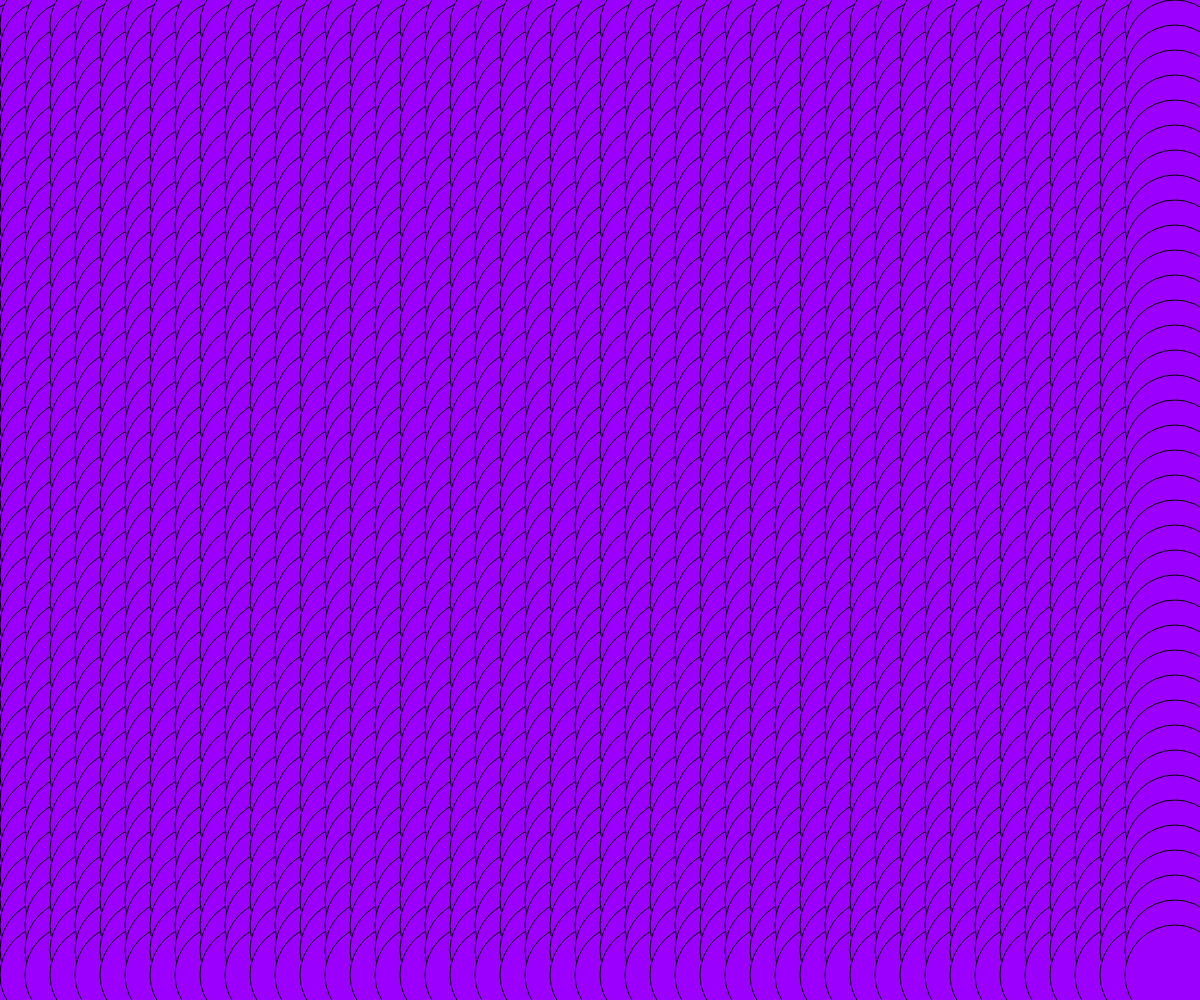
Frame 1 (no input)
Frame 60 (no input): identical to frame 1, image omitted
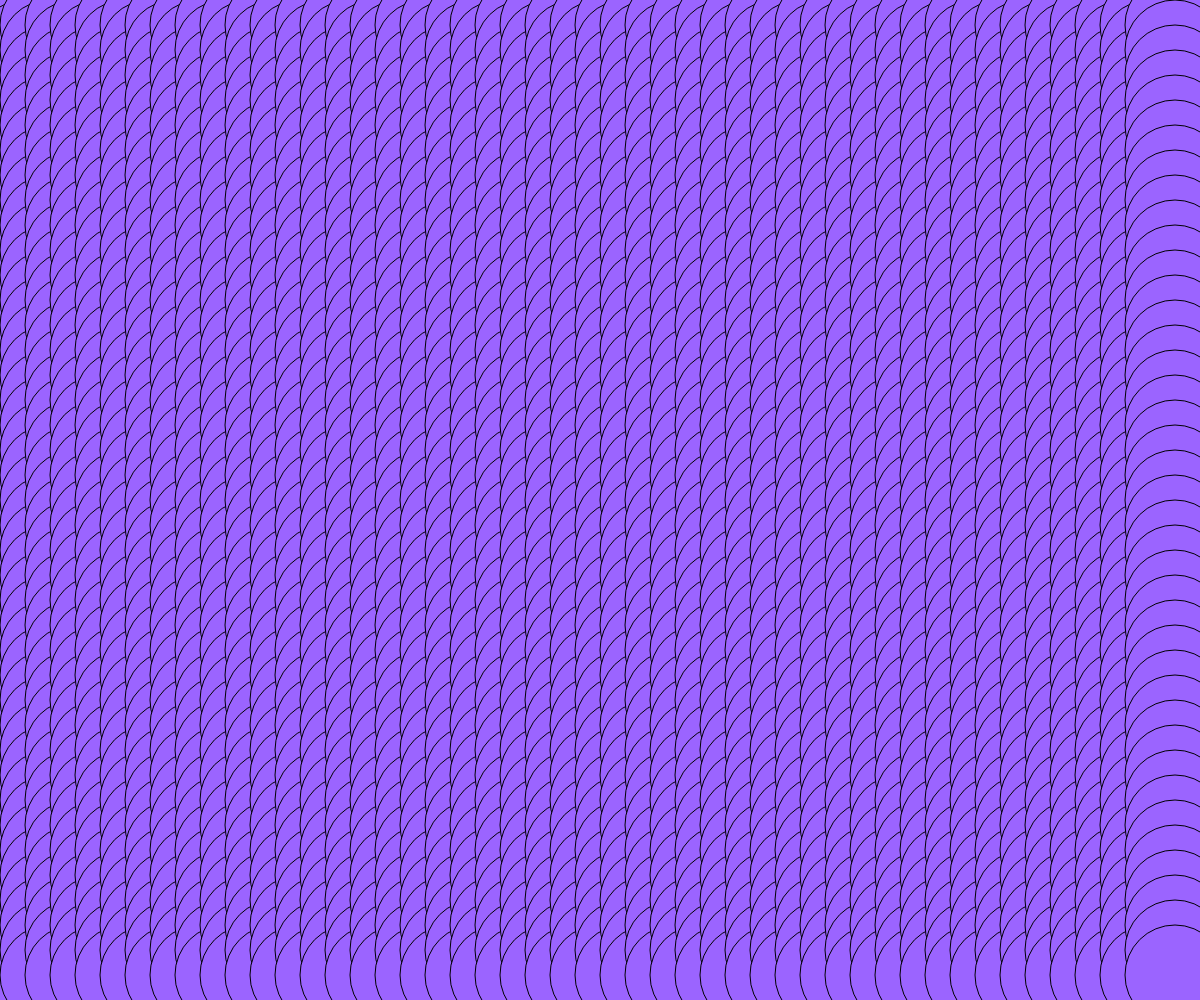
Frame 120 (the mouse pressed at the canvas centre since frame 60)

The p5.js sketch that drew these frames (run headless with seeded random() and noise() and a simulated clock; from frame 60 on, the mouse is pressed at the canvas centre):

// p5.js sketch
// ── sketch.js
function setup() {
  createCanvas(windowWidth, windowHeight);
}

function draw() {
  
  background(0);
  let c = map(mouseX, 0, width, 0, 200);
  let d = map(mouseX, 0, width, 40, 400);
  fill(155, c, 255);

  for (var i=25; i<width; i+=25) {
    for (var j=25; j<height; j+=25) {
       ellipse(i,j,100,100)
    }
  }
}
   
